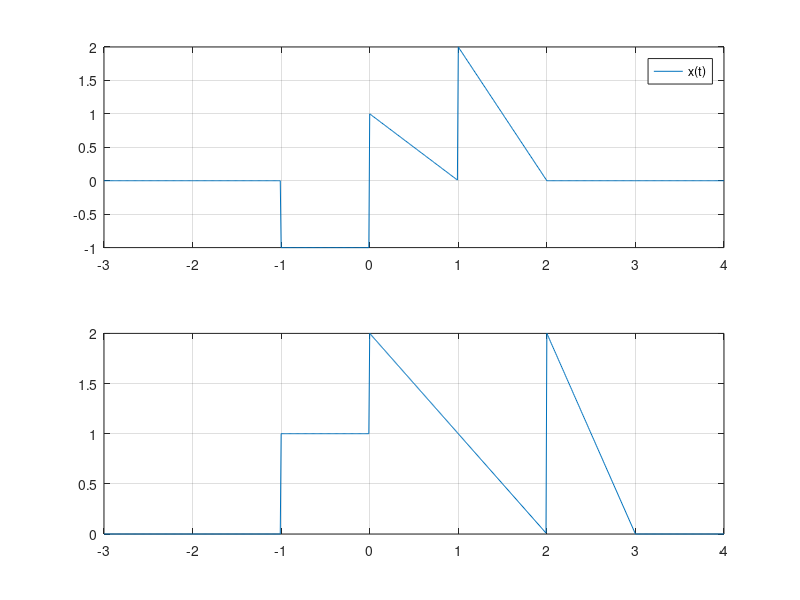

MATLAB code for this plot:
x=@(t)(-1*((t>=-1)&(t<0))+(1-t).*((t>=0)&(t<1))+(4-2*t).*((t>=1)&(t<2)));
t=-3:0.01:4;
y=abs(x(t)-x(t-1));
subplot(2,1,1);
plot(t,x(t));grid
legend('x(t)');
subplot(2,1,2);
plot(t,y);grid
legend('y(t)')
plot(t,y);grid
